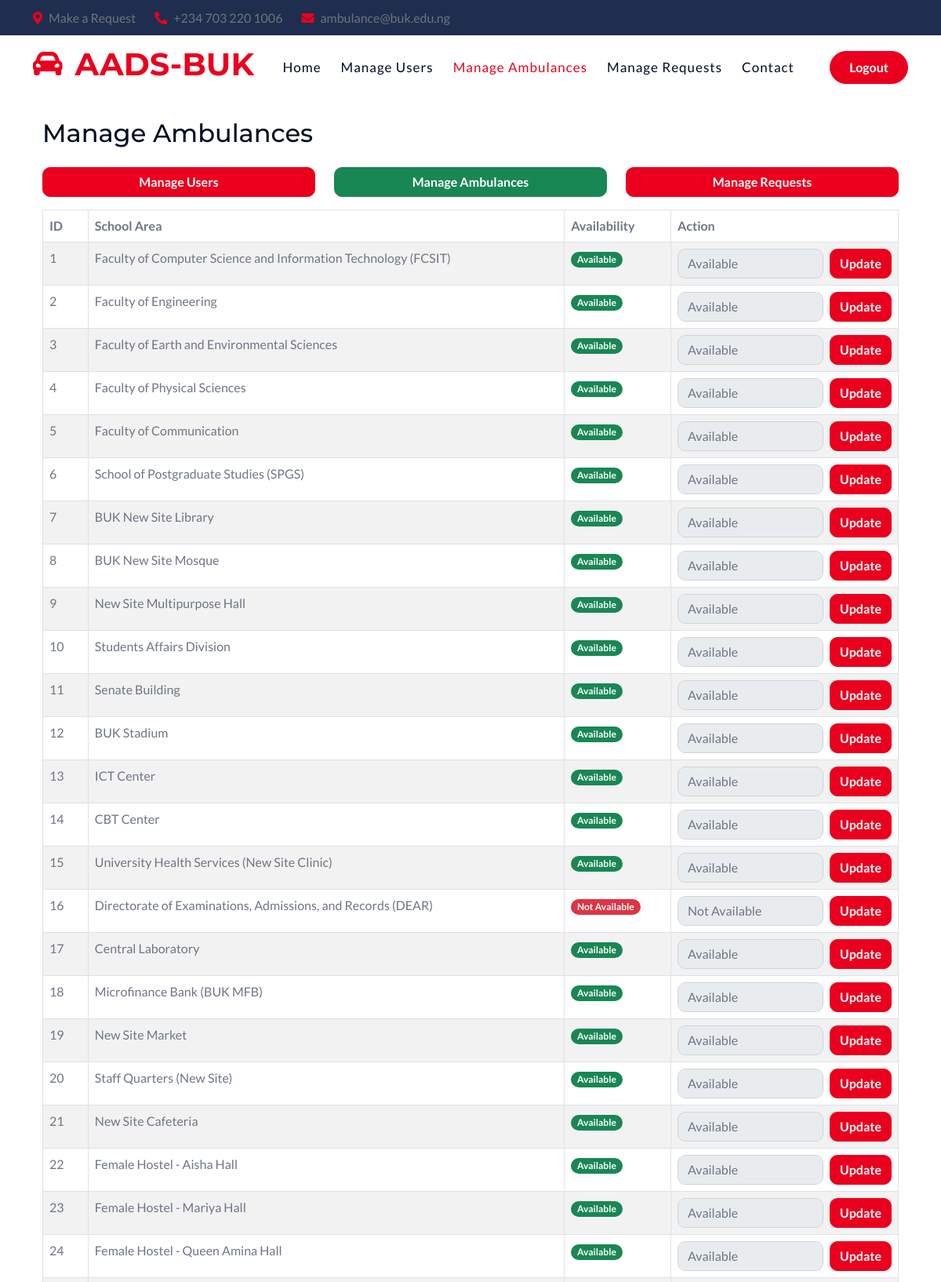
The page /manage_ambulances.php (signed in, upper part) on the database its author committed.
### tables this page shows
CREATE TABLE `ambulances` (
  `id` int(11) NOT NULL,
  `school_area_id` int(11) NOT NULL,
  `plate_number` varchar(50) NOT NULL,
  `availability` tinyint(1) NOT NULL DEFAULT 1
);

CREATE TABLE `school_areas` (
  `id` int(11) NOT NULL,
  `name` varchar(255) NOT NULL
);

### manage_ambulances.php (the view, shortened to what this page needs)
<?php
include 'header.php';
include 'navbar.php';
?>
<div class="container p-4">
    <h2 class="mb-4">Manage Ambulances</h2>
    <div class="row">
            <div class="col-md-4">
                <a href="users.php" class="btn btn-primary w-100 mb-3">Manage Users</a>
            </div>
            <div class="col-md-4">
                <a href="manage_ambulances.php" class="btn btn-success w-100 mb-3">Manage Ambulances</a>
            </div>
            <div class="col-md-4">
                <a href="manage_requests.php" class="btn btn-primary w-100 mb-3">Manage Requests</a>
            </div>
        </div>
    <div class="table-responsive">
        <table class="table table-striped table-bordered">
            <thead class="thead-dark">
                <tr>
                    <th>ID</th>
                    <th>School Area</th>
                    <th>Availability</th>
                    <th>Action</th>
                </tr>
            </thead>
            <tbody>
                <?php
                $stmt = $pdo->query('SELECT ambulances.id, ambulances.availability, school_areas.name AS school_area_name FROM ambulances INNER JOIN school_areas ON ambulances.school_area_id = school_areas.id ORDER BY ambulances.id');
                while ($row = $stmt->fetch()) {
                    echo '<tr>';
                    echo '<td>' . htmlspecialchars($row['id']) . '</td>';
                    echo '<td>' . htmlspecialchars($row['school_area_name']) . '</td>';
                    echo '<td>' . ($row['availability'] ? '<span class="badge bg-success">Available</span>' : '<span class="badge bg-danger">Not Available</span>') . '</td>';
                    echo '<td>
                        <form method="post" class="d-flex align-items-center">
                            <input type="hidden" name="ambulance_id" value="' . htmlspecialchars($row['id']) . '">
                            <select name="availability" class="form-control me-2">
                                <option value="1"' . ($row['availability'] ? ' selected' : '') . '>Available</option>
                                <option value="0"' . (!$row['availability'] ? ' selected' : '') . '>Not Available</option>
                            </select>
                            <button type="submit" class="btn btn-primary">Update</button>
                        </form>
                    </td>';
                    echo '</tr>';
                }
                ?>
            </tbody>
        </table>
    </div>
</div>
<?php include 'footer.php'; ?>

### assets/css/style.css (style rules this page uses)
.btn { font-weight: 600; transition: .5s; }
.btn.btn-primary { color: var(--bs-white); }

### rows shown on the page
ambulances: id "1", school_area.name "Faculty of Computer Science and Information Technology (FCSIT)", shows "Available", availability "Available"
ambulances: id "2", school_area.name "Faculty of Engineering", shows "Available", availability "Available"
ambulances: id "3", school_area.name "Faculty of Earth and Environmental Sciences", shows "Available", availability "Available"
ambulances: id "4", school_area.name "Faculty of Physical Sciences", shows "Available", availability "Available"
ambulances: id "5", school_area.name "Faculty of Communication", shows "Available", availability "Available"
ambulances: id "6", school_area.name "School of Postgraduate Studies (SPGS)", shows "Available", availability "Available"
ambulances: id "7", school_area.name "BUK New Site Library", shows "Available", availability "Available"
ambulances: id "8", school_area.name "BUK New Site Mosque", shows "Available", availability "Available"
ambulances: id "9", school_area.name "New Site Multipurpose Hall", shows "Available", availability "Available"
ambulances: id "10", school_area.name "Students Affairs Division", shows "Available", availability "Available"
ambulances: id "11", school_area.name "Senate Building", shows "Available", availability "Available"
ambulances: id "12", school_area.name "BUK Stadium", shows "Available", availability "Available"
ambulances: id "13", school_area.name "ICT Center", shows "Available", availability "Available"
ambulances: id "14", school_area.name "CBT Center", shows "Available", availability "Available"
ambulances: id "15", school_area.name "University Health Services (New Site Clinic)", shows "Available", availability "Available"
ambulances: id "16", school_area.name "Directorate of Examinations, Admissions, and Records (DEAR)", shows "Not Available", availability "Not Available"
ambulances: id "17", school_area.name "Central Laboratory", shows "Available", availability "Available"
ambulances: id "18", school_area.name "Microfinance Bank (BUK MFB)", shows "Available", availability "Available"
ambulances: id "19", school_area.name "New Site Market", shows "Available", availability "Available"
ambulances: id "20", school_area.name "Staff Quarters (New Site)", shows "Available", availability "Available"
ambulances: id "21", school_area.name "New Site Cafeteria", shows "Available", availability "Available"
ambulances: id "22", school_area.name "Female Hostel - Aisha Hall", shows "Available", availability "Available"
ambulances: id "23", school_area.name "Female Hostel - Mariya Hall", shows "Available", availability "Available"
ambulances: id "24", school_area.name "Female Hostel - Queen Amina Hall", shows "Available", availability "Available"
